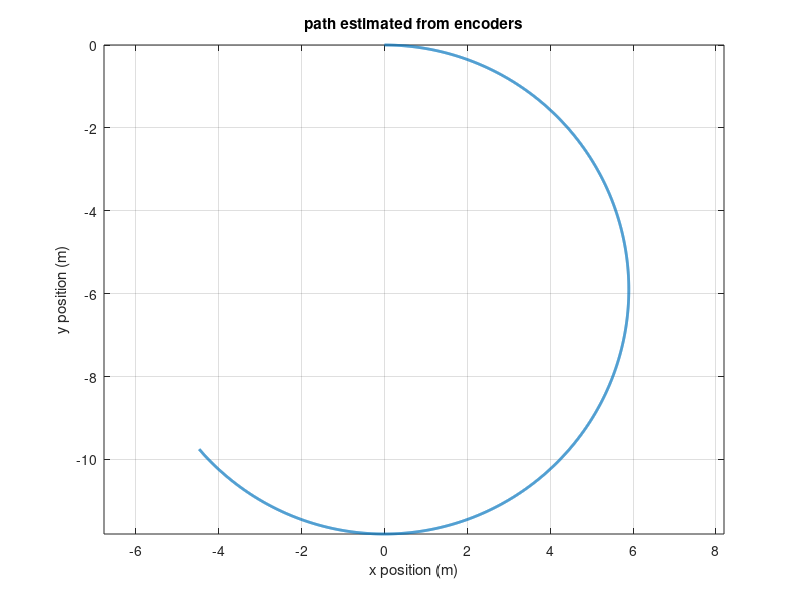

This figure's MATLAB source:

clear;
clc;
close all;

dt = 0.02;
T = 80;
time = 0:dt:T;

%% robot and encoder settings
wheelRadius = 0.033;        % wheel radius (m)
wheelBase = 0.20;           % distance between the wheels (m)
ticksPerRev = 360;          % encoder ticks per wheel revolution
distancePerTick = 2*pi*wheelRadius / ticksPerRev;

%% true wheel speeds
trueSpeedLeft = 0.30;       % m/s
trueSpeedRight = 0.29;      % m/s

%% storage
trueDistanceLeft = zeros(size(time));
trueDistanceRight = zeros(size(time));
tickCountLeft = zeros(size(time));
tickCountRight = zeros(size(time));

%% encoder loop
for k = 2:length(time)
    trueDistanceLeft(k) = trueDistanceLeft(k-1) + trueSpeedLeft*dt;
    trueDistanceRight(k) = trueDistanceRight(k-1) + trueSpeedRight*dt;

    tickCountLeft(k) = floor(trueDistanceLeft(k) / distancePerTick);
    tickCountRight(k) = floor(trueDistanceRight(k) / distancePerTick);
end

%% starting positions
headingEstimate = 0;    % rad
xEstimate = 0;          % m
yEstimate = 0;          % m

%% storage
xHistory = zeros(size(time));
yHistory = zeros(size(time));

%% odometry loop
for k = 2:length(time)

    % ticks that arrived this step
    ticksLeft = tickCountLeft(k) - tickCountLeft(k-1);
    ticksRight = tickCountRight(k) - tickCountRight(k-1);

    % convert to distances
    distanceLeft = ticksLeft * distancePerTick;
    distanceRight = ticksRight * distancePerTick;

    % motion of the robot in this step
    distanceCentre = (distanceRight + distanceLeft) / 2;
    headingChange = (distanceRight - distanceLeft) / wheelBase; % wheelbase is distance between wheels

    % update the believed positions
    headingEstimate = headingEstimate + headingChange;
    xEstimate = xEstimate + distanceCentre * cos(headingEstimate);
    yEstimate = yEstimate + distanceCentre * sin(headingEstimate);

    xHistory(k) = xEstimate;
    yHistory(k) = yEstimate;

end

%% plot estimated path
plot(xHistory, yHistory, 'LineWidth', 2);
axis equal;
grid on;
xlabel('x position (m)');
ylabel('y position (m)');
title('path estimated from encoders');
